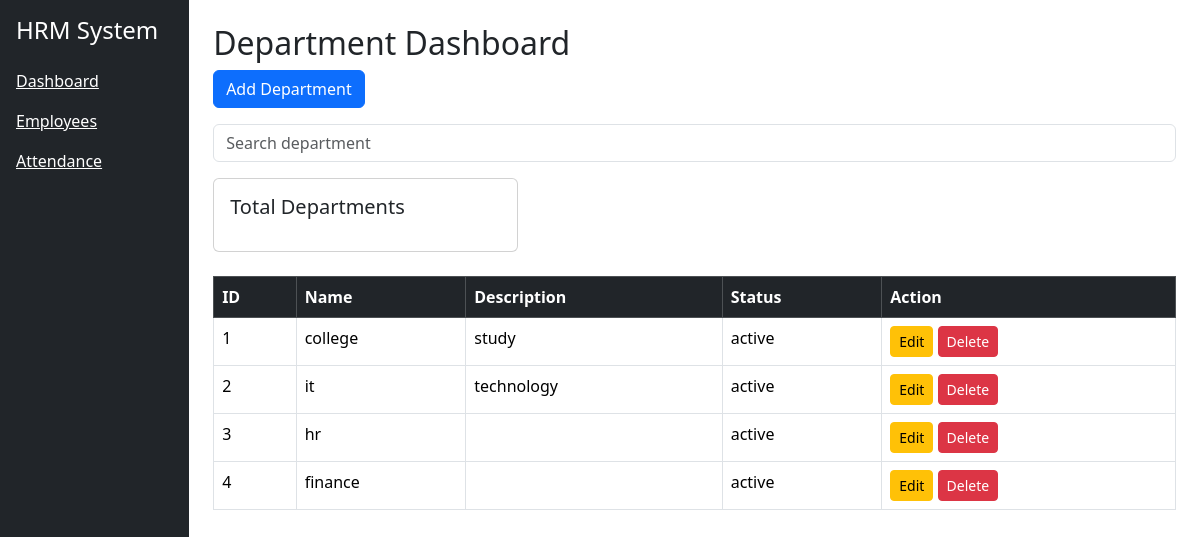
Before: / with the older database file.
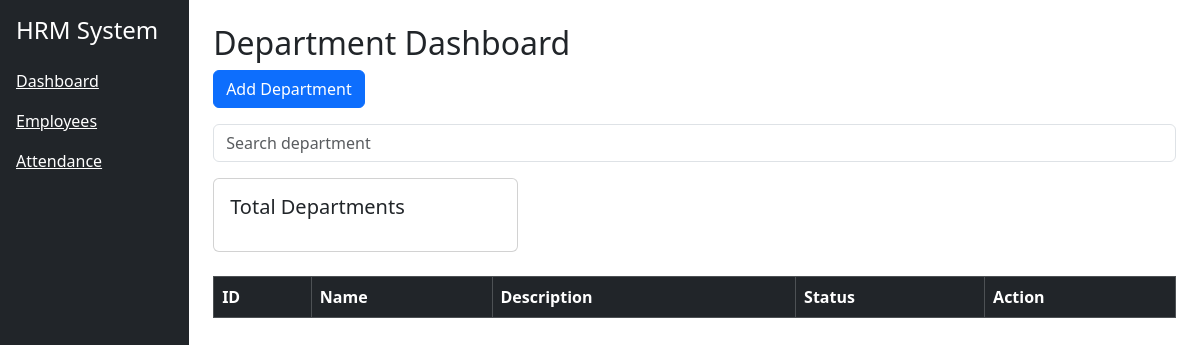
After: the same page with the newer database file.
### models.py (models this page shows)
class Department(db.Model):
    dept_id = db.Column(db.Integer, primary_key=True)
    dept_name = db.Column(db.String(100))
    description = db.Column(db.String(300))
    status = db.Column(db.String(50), default='active')

### routes/department_routes.py (the view)
@department_bp.route('/')
def index():
    departments = Department.query.filter_by(status="active").all()
    return render_template("index.html", departments=departments)

### templates/index.html (shortened to what this page needs)
{% extends "base.html" %}
{% block content %}
<h2>Department Dashboard</h2>
<a href="/add" class="btn btn-primary mb-3">Add Department</a>
<form method="GET" action="/" class="mb-3">
<input type="text" name="search" class="form-control" placeholder="Search department">
</form>
<div class="row mb-4">
<div class="col-md-4">
<div class="card p-3">
<h5>Total Departments</h5>
</div>
</div>
</div>
<table class="table table-bordered">
<thead class="table-dark">
<tr>
<th>ID</th>
<th>Name</th>
<th>Description</th>
<th>Status</th>
<th>Action</th>
</tr>
</thead>
<tbody>
{% for dept in departments %}
<tr>
<td>{{ dept.dept_id }}</td>
<td>{{ dept.dept_name }}</td>
<td>{{ dept.description }}</td>
<td>{{ dept.status }}</td>
<td>
<a href="/edit/{{ dept.dept_id }}" class="btn btn-warning btn-sm">
Edit
</a>
<a href="/delete/{{ dept.dept_id }}"
class="btn btn-danger btn-sm"
onclick="return confirm('Delete this department?')">
Delete
</a>
</td>
</tr>
{% endfor %}
</tbody>
</table>
{% endblock %}

### templates/base.html (shortened to what this page needs)
<!DOCTYPE html>
<html>
<head>
<link href="https://cdn.jsdelivr.net/npm/bootstrap@5.3.2/dist/css/bootstrap.min.css" rel="stylesheet">
</head>
<body>
<div class="d-flex">
<div class="bg-dark text-white p-3" style="width:220px; height:100vh;">
<h4 class="mb-4">HRM System</h4>
<a href="/" class="text-white d-block mb-3">Dashboard</a>
<a href="/employees" class="text-white d-block mb-3">Employees</a>
<a href="/attendance" class="text-white d-block mb-3">Attendance</a>
</div>
<div class="p-4 w-100">
{% block content %}
{% endblock %}
</div>
</div>
</body>
</html>

Changed rows visible on the page:
removed Department: dept_id "1", dept_name "college", description "study", status "active"
removed Department: dept_id "2", dept_name "it", description "technology", status "active"
removed Department: dept_id "3", dept_name "hr", status "active"
removed Department: dept_id "4", dept_name "finance", status "active"
